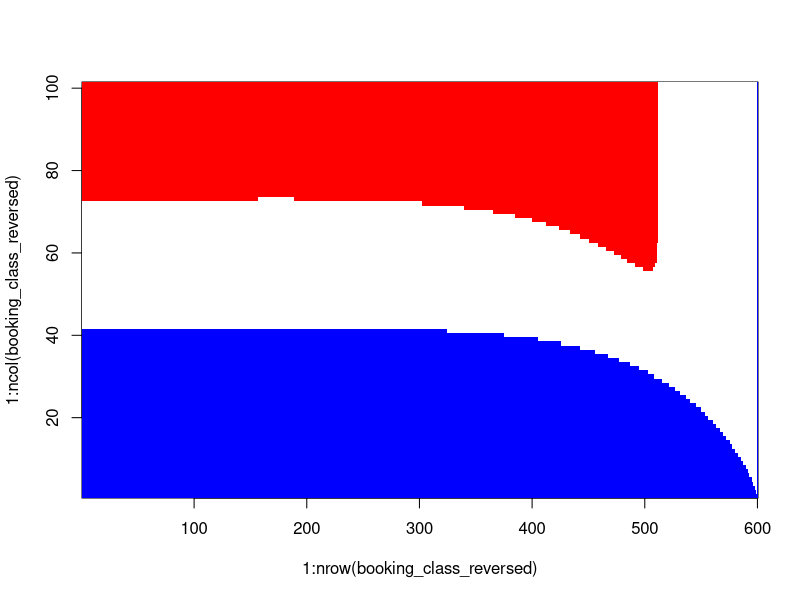

Generate this figure with R: (Note: a time limit stopped this script after it produced the figure.)
T=600
C=100
y = c(500,300,200)
class = c(1,2,3)
alpha = c(0.001,0.015,0.05)
beta = c(0.01,0.005,0.0025)

V=array(NA,c((C+1),T,length(class)))

V[,T,]=0
V[1,,]=0

booking_class=matrix(nrow=C+1,ncol=T)
booking_class[,T]=1
booking_class[1,]=1

avoid_price_drop = FALSE
expected_revenue = 0
for(t in (T-1):1){
  for(x in 2:(C+1)){
    for(j in class){
      prob_accept = 0
      prob_reject = 1
      prob = 0
      max_revenue = 0
      for(i in (1:j)){
        prob = alpha[i]*exp(beta[i]*t)
        prob_accept = prob_accept + prob
        prob_reject = prob_reject - prob
      }
      total_revenue=0
      for(k in (ifelse(avoid_price_drop,j,1):length(class))){
        total_revenue = prob_accept*(y[j]+V[x-1,t+1,k])  + prob_reject*V[x,t+1,k]
        if(total_revenue>max_revenue){
          max_revenue = total_revenue
        }
      }
      V[x,t,j] = max_revenue
    }
  }
}

expected_revenue = max(V[C+1,1,])

for(i in (1:(C+1))){
  for(j in(1:T)){
    booking_class[i,j] = which.max(V[i,j,])
  }
}


booking_class_reversed  <- apply(apply(booking_class,1,rev),2,rev)
cols <-c('1' = "blue",
         '2' = "white",
         '3' = "red")
image(1:nrow(booking_class_reversed), 1:ncol(booking_class_reversed), as.matrix(booking_class_reversed), col=cols)


##simulation
paths = 10000
sum_revenue = 0

for(p in (1:paths)){
  booking_class_simulation <- booking_class
  
  booking_class_simulation[C+1,1] = -1
  
  capacity_left <- matrix(C,nrow=1,ncol=T)

  simulation_revenue_per_step <-matrix(0,nrow=1,ncol=T)
  
  booking_class_per_step <- matrix(nrow=1,ncol=T)
  
  
  for(t in 1:(T)){
    j = booking_class[capacity_left[t]+1,t]
    booking_class_per_step[t] = j
    
    if(capacity_left[t]==0){
      break
    }
    
    if(avoid_price_drop & (t!=T)){
      if((booking_class[capacity_left[t]+1,t+1]<=j) & (booking_class[capacity_left[t],t+1]>j)) {
        booking_class_simulation[capacity_left[t],t]=-1
        capacity_left[col(capacity_left)>=(t+1)]=capacity_left[t]-1
        simulation_revenue_per_step[t] = y[j]
        next
      }
      if((booking_class[capacity_left[t]+1,t+1]>j) & (booking_class[capacity_left[t],t+1]<=j)) {
        booking_class_simulation[capacity_left[t]+1,t]=-1
        next
      }
    }

    prob_accept=0
    for(i in (1:j)){
      prob = alpha[i]*exp(beta[i]*t)
      prob_accept = prob_accept + prob
    }
    
    if(prob_accept>runif(1, 0, 1)){
      booking_class_simulation[capacity_left[t],t]=-1
      capacity_left[col(capacity_left)>=(t+1)]=capacity_left[t]-1
      simulation_revenue_per_step[t] = y[j]
    }
    else{
      booking_class_simulation[capacity_left[t]+1,t]=-1
    }
  }
  sum_revenue = sum_revenue + sum(simulation_revenue_per_step)
}

sum_revenue/paths


booking_class_simulation_reversed  <- apply(apply(booking_class_simulation,1,rev),2,rev)
cols <-c('1' = "black",
         '2' = "red",
         '3' = "white",
         '-1' = "blue"
)
image(1:nrow(booking_class_simulation_reversed), 1:ncol(booking_class_simulation_reversed), as.matrix(booking_class_simulation_reversed), col=cols)
#plot((1:length(booking_class_per_step)),booking_class_per_step)
